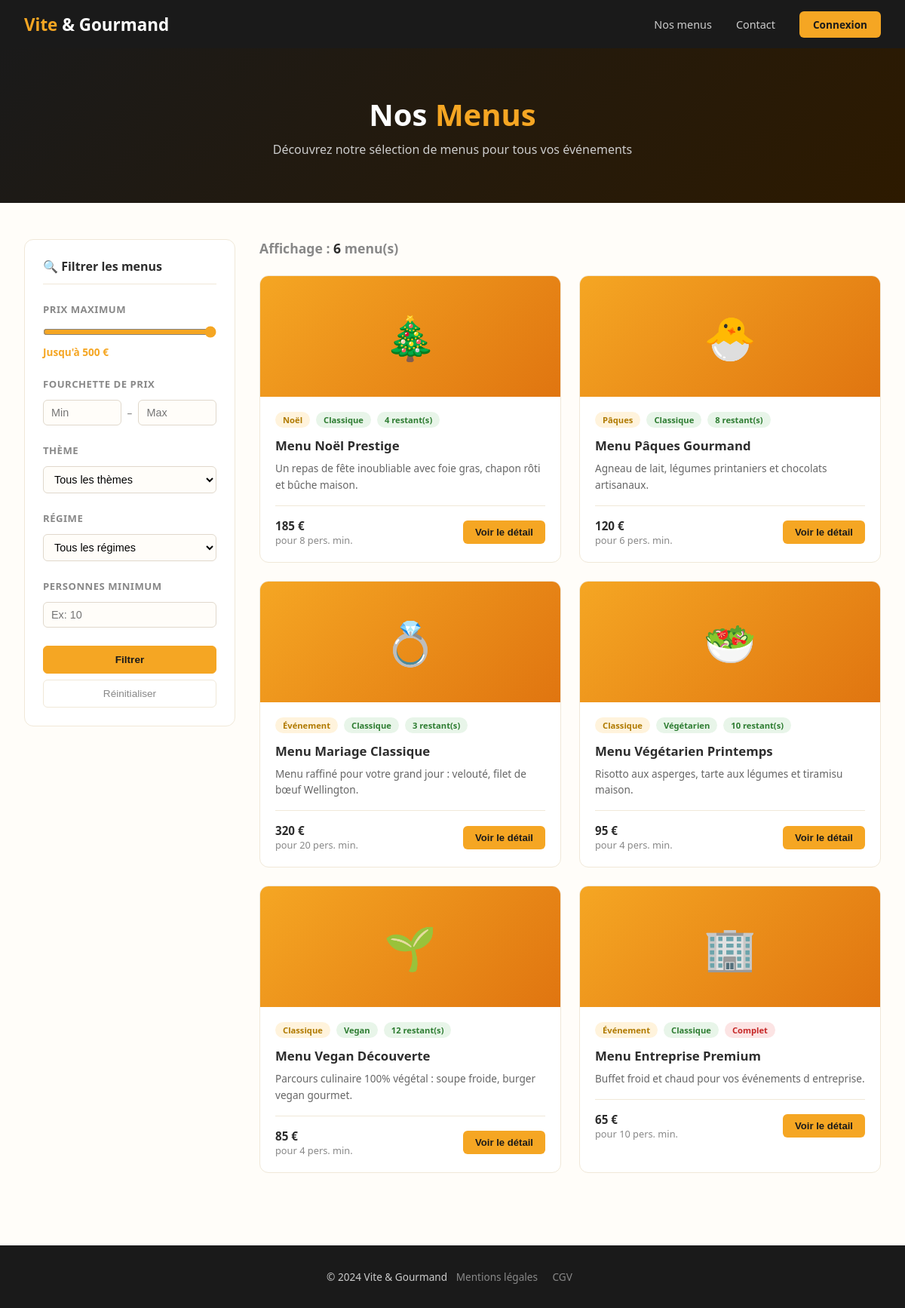
Screenshot of /menus.php with the database file from the repository.
### tables this page shows
CREATE TABLE `menu` (
  `menu_id` int(11) NOT NULL,
  `titre` varchar(100) DEFAULT NULL,
  `description` text DEFAULT NULL,
  `prix` double DEFAULT NULL,
  `nb_personne_minimum` int(11) DEFAULT NULL,
  `quantite_restante` int(11) DEFAULT NULL,
  `theme_id` int(11) DEFAULT NULL,
  `regime_id` int(11) DEFAULT NULL,
  `conditions` text DEFAULT NULL
);

CREATE TABLE `theme` (
  `theme_id` int(11) NOT NULL,
  `libelle` varchar(50) DEFAULT NULL
);

CREATE TABLE `regime` (
  `regime_id` int(11) NOT NULL,
  `libelle` varchar(50) DEFAULT NULL
);

### menus.php (the view, shortened to what this page needs)
<?php
require_once 'config.php';
$prix_max = isset($_GET['prix_max']) ? (float)$_GET['prix_max'] : 9999;
$prix_min = isset($_GET['prix_min']) ? (float)$_GET['prix_min'] : 0;
$sql = "SELECT m.*, t.libelle as theme, r.libelle as regime
        FROM menu m
        JOIN theme t ON m.theme_id = t.theme_id
        JOIN regime r ON m.regime_id = r.regime_id
        WHERE m.prix <= :prix_max
        AND m.prix >= :prix_min";
$params = [':prix_max' => $prix_max, ':prix_min' => $prix_min];
$stmt = $pdo->prepare($sql);
$stmt->execute($params);
$menus = $stmt->fetchAll();
?>
<!DOCTYPE html>
<html lang="fr">
<head>
</head>
<body>
<nav>
  <a href="index.html" class="logo">Vite <span>& Gourmand</span></a>
  <div class="nav-links">
    <a href="menus.php">Nos menus</a>
    <a href="contact.html">Contact</a>
    <a href="login.php" class="btn-login">Connexion</a>
  </div>
</nav>
<div class="page-header">
  <h1>Nos <span>Menus</span></h1>
  <p>Découvrez notre sélection de menus pour tous vos événements</p>
</div>
<div class="main">
  <aside class="filters">
    <h3>🔍 Filtrer les menus</h3>
    <form method="GET" action="menus.php">
      <div class="filter-group">
        <label>Prix maximum</label>
        <input type="range" name="prix_max" min="50" max="500" value="<?= isset($_GET['prix_max'])?htmlspecialchars($_GET['prix_max']):500 ?>" oninput="this.nextElementSibling.querySelector('span').textContent=this.value">
        <div class="range-val">Jusqu'à <span><?= isset($_GET['prix_max'])?htmlspecialchars($_GET['prix_max']):500 ?></span> €</div>
      </div>
      <div class="filter-group">
        <label>Fourchette de prix</label>
        <div class="price-range">
          <input type="number" name="prix_min" placeholder="Min" value="<?= isset($_GET['prix_min'])?htmlspecialchars($_GET['prix_min']):'' ?>">
          <span>–</span>
          <input type="number" name="prix_fin" placeholder="Max" value="<?= isset($_GET['prix_fin'])?htmlspecialchars($_GET['prix_fin']):'' ?>">
        </div>
      </div>
      <div class="filter-group">
        <label>Thème</label>
        <select name="theme">
          <option value="">Tous les thèmes</option>
        </select>
      </div>
      <div class="filter-group">
        <label>Régime</label>
        <select name="regime">
          <option value="">Tous les régimes</option>
        </select>
      </div>
      <div class="filter-group">
        <label>Personnes minimum</label>
        <input type="number" name="personnes" placeholder="Ex: 10" value="<?= isset($_GET['personnes'])?htmlspecialchars($_GET['personnes']):'' ?>">
      </div>
      <button type="submit" class="btn-reset" style="background:#f5a623;color:#1a1a1a;font-weight:700;border-color:#f5a623;margin-bottom:.5rem">Filtrer</button>
      <a href="menus.php"><button type="button" class="btn-reset">Réinitialiser</button></a>
    </form>
  </aside>
  <div class="menus-section">
    <h2>Affichage : <span><?= count($menus) ?></span> menu(s)</h2>
    <div class="menus-grid">
      <?php if(count($menus) === 0): ?>
        <div class="no-result"><p>Aucun menu ne correspond à vos critères.</p></div>
      <?php else: ?>
        <?php foreach($menus as $menu): ?>
          <?php
            $emojis = [1=>'🎄',2=>'🐣',3=>'💍',4=>'🥗',5=>'🌱',6=>'🏢'];
            $emoji = $emojis[$menu['menu_id']] ?? '🍽️';
          ?>
          <div class="menu-card">
            <div class="menu-img"><?= $emoji ?></div>
            <div class="menu-body">
              <div class="menu-badges">
                <span class="badge badge-theme"><?= htmlspecialchars($menu['theme']) ?></span>
                <span class="badge badge-regime"><?= htmlspecialchars($menu['regime']) ?></span>
                <span class="badge badge-stock <?= $menu['quantite_restante']==0?'complet':'' ?>">
                  <?= $menu['quantite_restante']>0 ? $menu['quantite_restante'].' restant(s)' : 'Complet' ?>
                </span>
              </div>
              <div class="menu-title"><?= htmlspecialchars($menu['titre']) ?></div>
              <div class="menu-desc"><?= htmlspecialchars($menu['description']) ?></div>
              <div class="menu-footer">
                <div class="menu-info">
                  <strong><?= $menu['prix'] ?> €</strong>
                  pour <?= $menu['nb_personne_minimum'] ?> pers. min.
                </div>
                <button class="btn-detail" onclick="window.location.href='detail-menu.php?id=<?= $menu['menu_id'] ?>'">Voir le détail</button>
              </div>
            </div>
          </div>
        <?php endforeach; ?>
      <?php endif; ?>
    </div>
  </div>
</div>
<footer>
  <span>© 2024 Vite & Gourmand</span>
  <a href="mentions-legales.html">Mentions légales</a>
  <a href="cgv.html">CGV</a>
</footer>
</body>
</html>

### menus.php (style rules this page uses)
* { margin:0;padding:0;box-sizing:border-box }
body { font-family:'Segoe UI',sans-serif;color:#2d2d2d;background:#fffdf9 }
a { text-decoration:none;color:inherit }
nav { background:#1a1a1a;padding:0 2rem;display:flex;align-items:center;justify-content:space-between;height:64px;position:sticky;top:0;z-index:100 }
.logo { color:#f5a623;font-size:1.4rem;font-weight:700 }
.logo span { color:#fff }
.nav-links { display:flex;gap:2rem;align-items:center }
.nav-links a { color:#ccc;font-size:.9rem;transition:color .2s }
.btn-login { background:#f5a623;color:#1a1a1a!important;padding:8px 18px;border-radius:6px;font-weight:600;font-size:.85rem!important }
.page-header { background:linear-gradient(135deg,#1a1a1a,#2d1a00);color:#fff;padding:60px 2rem;text-align:center }
.page-header h1 { font-size:2.5rem;font-weight:800;margin-bottom:.5rem }
.page-header h1 span { color:#f5a623 }
.page-header p { color:#ccc;font-size:1rem }
.main { max-width:1200px;margin:0 auto;padding:3rem 2rem;display:grid;grid-template-columns:280px 1fr;gap:2rem }
.filters { background:#fff;border:1px solid #f0e8d8;border-radius:12px;padding:1.5rem;height:fit-content;position:sticky;top:80px }
.filters h3 { font-size:1rem;font-weight:700;margin-bottom:1.5rem;padding-bottom:.75rem;border-bottom:1px solid #f0e8d8 }
.filter-group { margin-bottom:1.5rem }
.filter-group label { display:block;font-size:.82rem;font-weight:600;color:#888;text-transform:uppercase;letter-spacing:.5px;margin-bottom:.75rem }
.filter-group input[type=range] { width:100%;accent-color:#f5a623 }
.range-val { font-size:.85rem;color:#f5a623;font-weight:600;margin-top:.25rem }
.filter-group select { width:100%;padding:8px 10px;border:1px solid #e0d8cc;border-radius:6px;font-size:.9rem;background:#fffdf9 }
.filter-group input[type=number] { width:100%;padding:8px 10px;border:1px solid #e0d8cc;border-radius:6px;font-size:.9rem;background:#fffdf9 }
.price-range { display:flex;gap:.5rem;align-items:center;font-size:.85rem;color:#888 }
.price-range input { width:80px }
.btn-reset { width:100%;padding:10px;background:transparent;border:1px solid #f0e8d8;border-radius:6px;font-size:.85rem;color:#888;cursor:pointer }
.menus-section h2 { font-size:1.1rem;color:#888;margin-bottom:1.5rem }
.menus-section h2 span { color:#2d2d2d;font-weight:700 }
.menus-grid { display:grid;grid-template-columns:repeat(auto-fill,minmax(280px,1fr));gap:1.5rem }
.menu-card { background:#fff;border:1px solid #f0e8d8;border-radius:12px;overflow:hidden;transition:transform .2s,box-shadow .2s }
.menu-img { height:160px;display:flex;align-items:center;justify-content:center;font-size:3.5rem;background:linear-gradient(135deg,#f5a623,#e07510) }
.menu-body { padding:1.25rem }
.menu-badges { display:flex;gap:.5rem;flex-wrap:wrap;margin-bottom:.75rem }
.badge { font-size:.7rem;padding:3px 10px;border-radius:99px;font-weight:600 }
.badge-theme { background:#fff3dc;color:#b07a00 }
.badge-regime { background:#e8f5e9;color:#2e7d32 }
.badge-stock { background:#e8f5e9;color:#2e7d32 }
.badge-stock.complet { background:#fce4e4;color:#c62828 }
.menu-title { font-size:1.05rem;font-weight:700;margin-bottom:.5rem }
.menu-desc { font-size:.85rem;color:#666;line-height:1.6;margin-bottom:1rem;display:-webkit-box;-webkit-line-clamp:2;-webkit-box-orient:vertical;overflow:hidden }
.menu-footer { display:flex;align-items:center;justify-content:space-between;padding-top:1rem;border-top:1px solid #f0e8d8 }
.menu-info { font-size:.8rem;color:#888 }
.menu-info strong { color:#2d2d2d;font-size:.95rem;display:block }
.btn-detail { background:#f5a623;color:#1a1a1a;padding:8px 16px;border-radius:6px;font-size:.82rem;font-weight:700;border:none;cursor:pointer }
footer { background:#1a1a1a;color:#ccc;padding:2rem;text-align:center;font-size:.85rem;margin-top:3rem }
footer a { color:#888;margin:0 .5rem }

### rows the page displays
menu: menu_id "🎄", theme.libelle "Noël", regime.libelle "Classique", quantite_restante "4", titre "Menu Noël Prestige", description "Un repas de fête inoubliable avec foie gras, chapon rôti et bûche maison.", prix "185", nb_personne_minimum "8"
menu: menu_id "🐣", theme.libelle "Pâques", regime.libelle "Classique", quantite_restante "8", titre "Menu Pâques Gourmand", description "Agneau de lait, légumes printaniers et chocolats artisanaux.", prix "120", nb_personne_minimum "6"
menu: menu_id "💍", theme.libelle "Événement", regime.libelle "Classique", quantite_restante "3", titre "Menu Mariage Classique", description "Menu raffiné pour votre grand jour : velouté, filet de bœuf Wellington.", prix "320", nb_personne_minimum "20"
menu: menu_id "🥗", theme.libelle "Classique", regime.libelle "Végétarien", quantite_restante "10", titre "Menu Végétarien Printemps", description "Risotto aux asperges, tarte aux légumes et tiramisu maison.", prix "95", nb_personne_minimum "4"
menu: menu_id "🌱", theme.libelle "Classique", regime.libelle "Vegan", quantite_restante "12", titre "Menu Vegan Découverte", description "Parcours culinaire 100% végétal : soupe froide, burger vegan gourmet.", prix "85", nb_personne_minimum "4"
menu: menu_id "🏢", theme.libelle "Événement", regime.libelle "Classique", quantite_restante "Complet", titre "Menu Entreprise Premium", description "Buffet froid et chaud pour vos événements d entreprise.", prix "65", nb_personne_minimum "10"

### other values shown
count($menus) "6"
